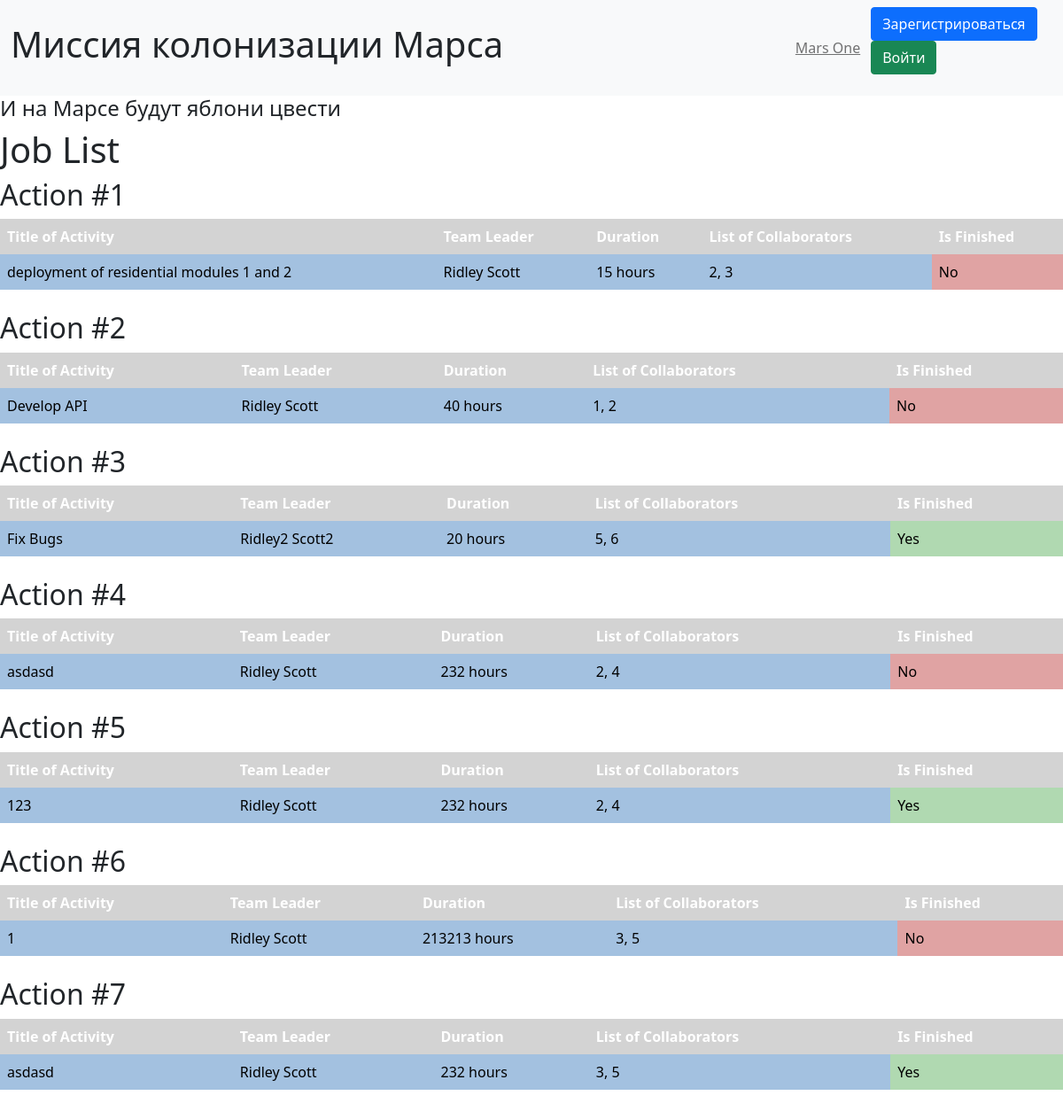
Before: / with the older database file.
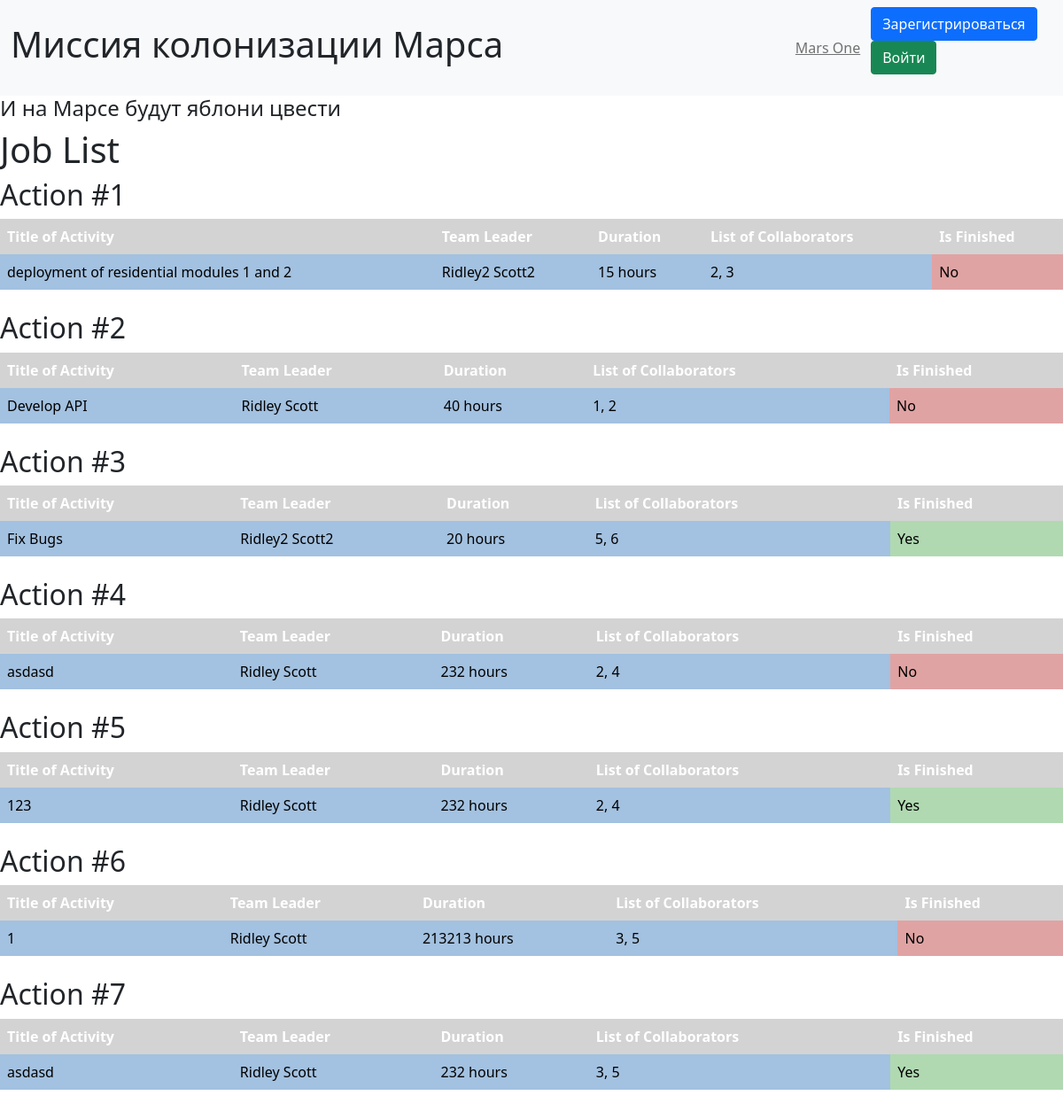
After: the same page with the newer database file.
### sql/data/jobs.py (models this page shows)
class Jobs(SqlAlchemyBase):
    __tablename__ = 'jobs'
    id = sqlalchemy.Column(sqlalchemy.Integer,
                           primary_key=True, autoincrement=True)
    job = sqlalchemy.Column(sqlalchemy.String, nullable=True)
    work_size = sqlalchemy.Column(sqlalchemy.Integer, nullable=True)
    collaborators = sqlalchemy.Column(sqlalchemy.String, nullable=True)
    start_date = sqlalchemy.Column(sqlalchemy.DateTime, nullable=True)
    end_date = sqlalchemy.Column(sqlalchemy.DateTime, nullable=True)
    is_finished = sqlalchemy.Column(sqlalchemy.Boolean, default=True)
    team_leader = sqlalchemy.Column(sqlalchemy.Integer,
                                    sqlalchemy.ForeignKey("users.id"))
    jobs = orm.relationship('User')

### main.py (the view)
@app.route('/')
def index():
    session = db_session.create_session()
    jobs_list = session.query(jobs.Jobs).all()
    jobs_data = []
    for job in jobs_list:
        team_leader = session.query(users.User).filter((users.User.id == job.team_leader)).first()
        jobs_data.append({
            "id": job.id,
            "title": job.job,
            "team_leader": f"{team_leader.name} {team_leader.surname}" if team_leader else "Unknown",
            "duration": f"{job.work_size} hours",
            "collaborators": job.collaborators,
            "is_finished": "Yes" if job.is_finished else "No"
        })
    return render_template("index.html", file='style.css', jobs=jobs_data)

### sql/data/db_session.py (called while the page is built)
def create_session() -> Session:
    global __factory
    return __factory()

### templates/index.html (shortened to what this page needs)
{% extends 'base.html' %}
{% block content %}
    <h1>Job List</h1>
    {% for job in jobs %}
        <h2>Action #{{ job.id }}</h2>
        <table class="job-table">
            <tr>
                <th>Title of Activity</th>
                <th>Team Leader</th>
                <th>Duration</th>
                <th>List of Collaborators</th>
                <th>Is Finished</th>
            </tr>
            <tr>
                <td class="blue-text">{{ job.title }}</td>
                <td class="blue-text">{{ job.team_leader }}</td>
                <td class="blue-text">{{ job.duration }}</td>
                <td class="blue-text">{{ job.collaborators }}</td>
                <td class="{% if job.is_finished == 'Yes' %}green-text{% else %}red-text{% endif %}">{{ job.is_finished }}</td>
            </tr>
        </table>
        <br>
    {% endfor %}
{% endblock %}

### templates/base.html (shortened to what this page needs)
<!DOCTYPE html>
<html lang="en">
<head>
    <link rel="stylesheet"
          href="https://cdn.jsdelivr.net/npm/bootstrap@5.0.0-beta1/dist/css/bootstrap.min.css"
>
    <link rel="stylesheet" href="../static/css/{{file}}">
</head>
<header>
    <nav class="navbar navbar-expand-lg bg-body-tertiary navbar-light bg-light">
        <div class="container-fluid">
            <h1>Миссия колонизации Марса</h1>
            <a class="navbar-text">
                Mars One
            </a>
        </div>
        {% if current_user.is_authenticated %}
            <a class="navbar-brand" href="/logout">{{ current_user.name }}</a>
        {% else %}
            <p>
                <a class="btn btn-primary " href="/register">Зарегистрироваться</a>
                <a class="btn btn-success" href="/login">Войти</a>
            </p>
        {% endif %}
    </nav>
    <h4>И на Марсе будут яблони цвести</h4>
</header>
<body>
    {% block content %}
    {% endblock %}
</body>
</html>

### static/css/style.css (style rules this page uses)
.job-table { border-collapse: collapse; width: 100%; }
.job-table th, .job-table td { padding: 8px; text-align: left; }
.job-table th { background-color: #d3d3d3; color: white; }
.blue-text { background-color: #a3c1e0; color: black; }
.green-text { background-color: #b0d9b1; color: black; }
.red-text { background-color: #e0a3a3; color: black; }

Changed rows visible on the page:
changed Jobs "deployment of residential modules 1 and 2": team_leader "Ridley Scott" → "Ridley2 Scott2"
